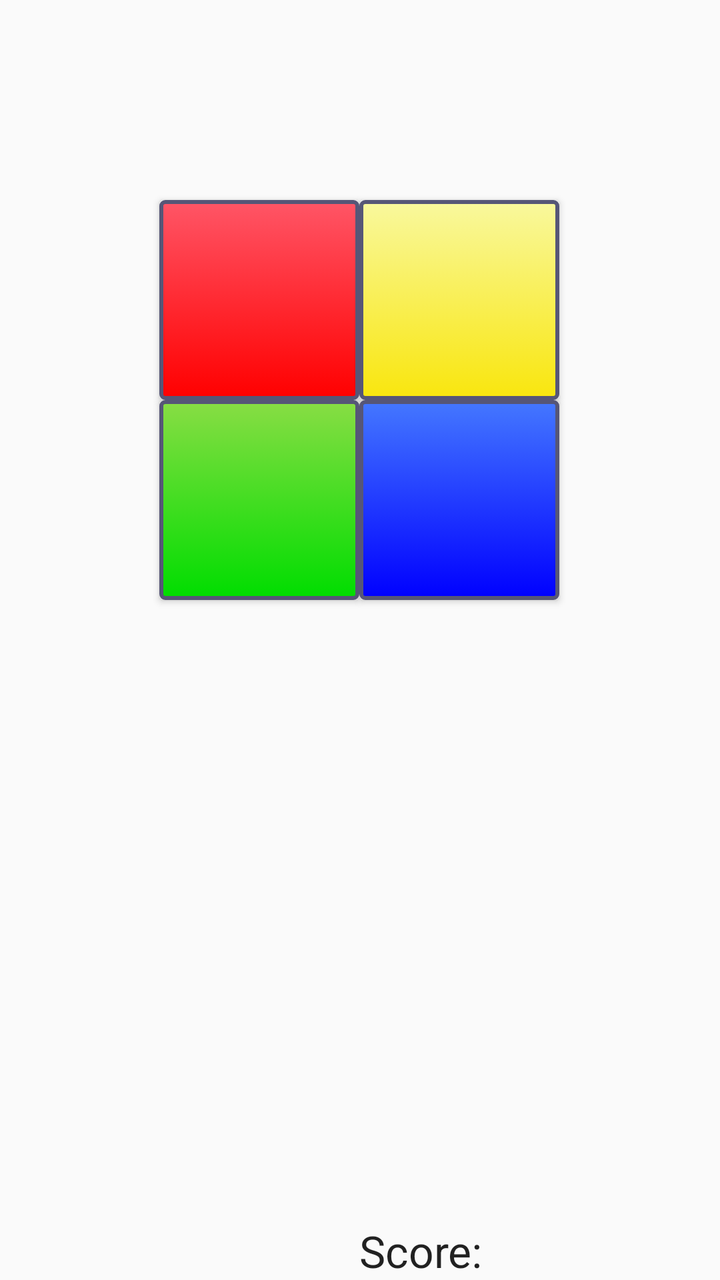
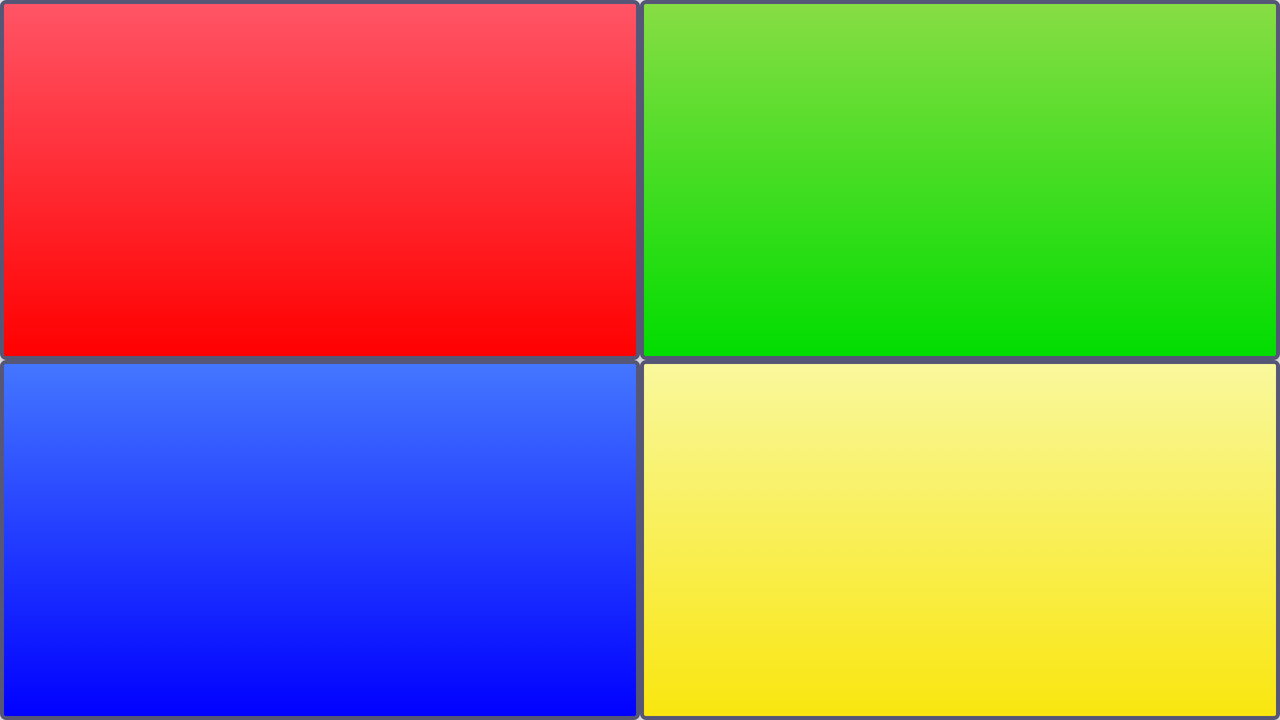

One screen, two layout resources from the same app: the default and the repository's alternative for another configuration. Each is rendered where Android would select it; the XML of both is given below.
<!-- AndroidManifest.xml: application theme AppTheme -->
<!-- res/layout/activity_main.xml -->
<RelativeLayout xmlns:android="http://schemas.android.com/apk/res/android"
    xmlns:tools="http://schemas.android.com/tools" android:layout_width="match_parent"
    android:layout_height="match_parent" android:paddingLeft="@dimen/activity_horizontal_margin"
    android:paddingRight="@dimen/activity_horizontal_margin"
    android:paddingTop="@dimen/activity_vertical_margin"
    android:paddingBottom="@dimen/activity_vertical_margin" tools:context=".MainActivity">

    <Button
        android:layout_width="wrap_content"
        android:layout_height="wrap_content"
        android:id="@+id/button_red"
        android:background="@drawable/btn_red"
        android:width="100dp"
        android:height="100dp"
        android:layout_marginLeft="80dp"
        android:layout_marginStart="80dp"
        android:layout_alignTop="@+id/button_yellow"
        android:layout_alignParentLeft="true"
        android:layout_alignParentStart="true" />

    <Button
        android:layout_width="wrap_content"
        android:layout_height="wrap_content"
        android:id="@+id/button_green"
        android:background="@drawable/btn_green"
        android:height="100dp"
        android:width="100dp"
        android:layout_below="@+id/button_red"
        android:layout_toLeftOf="@+id/button_blue"
        android:layout_toStartOf="@+id/button_blue" />

    <Button
        android:layout_width="wrap_content"
        android:layout_height="wrap_content"
        android:id="@+id/button_blue"
        android:background="@drawable/btn_blue"
        android:width="100dp"
        android:height="100dp"
        android:layout_below="@+id/button_red"
        android:layout_toRightOf="@+id/button_red"
        android:layout_toEndOf="@+id/button_red" />

    <Button
        android:layout_width="wrap_content"
        android:layout_height="wrap_content"
        android:id="@+id/button_yellow"
        android:background="@drawable/btn_yellow"
        android:height="100dp"
        android:width="100dp"
        android:layout_marginTop="100dp"
        android:layout_alignParentTop="true"
        android:layout_toRightOf="@+id/button_red"
        android:layout_toEndOf="@+id/button_red" />

    <TextView
        android:layout_width="wrap_content"
        android:layout_height="wrap_content"
        android:textAppearance="?android:attr/textAppearanceLarge"
        android:text="Score:"
        android:id="@+id/textView"
        android:layout_alignParentBottom="true"
        android:layout_toRightOf="@+id/button_green"
        android:layout_toEndOf="@+id/button_green" />

    <TextView
        android:layout_width="wrap_content"
        android:layout_height="wrap_content"
        android:textAppearance="?android:attr/textAppearanceLarge"
        android:text="  "
        android:id="@+id/scoreText"
        android:layout_alignParentBottom="true"
        android:layout_alignRight="@+id/button_blue"
        android:layout_alignEnd="@+id/button_blue" />

</RelativeLayout>
<!-- resources referenced by this layout -->
<resources>
  <!-- drawable btn_blue (drawable) -->
  <?xml version="1.0" encoding="utf-8"?>
  <selector
      xmlns:android="http://schemas.android.com/apk/res/android">
  
      <item android:state_focused="true" >
          <shape>
              <gradient
                  android:endColor="@color/blue"
                  android:startColor="@color/blue2"
                  android:angle="270" />
              <stroke
                  android:width="2dp"
                  android:color="@color/blue2" />
              <corners
                  android:radius="2dp" />
              <padding
                  android:left="10dp"
                  android:top="10dp"
                  android:right="10dp"
                  android:bottom="10dp" />
          </shape>
      </item>
  
      <item>
          <shape>
              <gradient
                  android:endColor="@color/blue"
                  android:startColor="@color/blue2"
                  android:angle="270" />
              <stroke
                  android:width="2dp"
                  android:color="@color/grey01" />
              <corners
                  android:radius="2dp" />
              <padding
                  android:left="10dp"
                  android:top="10dp"
                  android:right="10dp"
                  android:bottom="10dp" />
          </shape>
      </item>
  </selector>
  <!-- drawable btn_red (drawable) -->
  <?xml version="1.0" encoding="utf-8"?>
  <selector
      xmlns:android="http://schemas.android.com/apk/res/android">
  
      <item android:state_focused="true" >
          <shape>
              <gradient
                  android:endColor="@color/red"
                  android:startColor="@color/red2"
                  android:angle="270" />
              <stroke
                  android:width="2dp"
                  android:color="@color/blue2" />
              <corners
                  android:radius="2dp" />
              <padding
                  android:left="10dp"
                  android:top="10dp"
                  android:right="10dp"
                  android:bottom="10dp" />
          </shape>
      </item>
  
      <item>
          <shape>
              <gradient
                  android:endColor="@color/red"
                  android:startColor="@color/red2"
                  android:angle="270" />
              <stroke
                  android:width="2dp"
                  android:color="@color/grey01" />
              <corners
                  android:radius="2dp" />
              <padding
                  android:left="10dp"
                  android:top="10dp"
                  android:right="10dp"
                  android:bottom="10dp" />
          </shape>
      </item>
  </selector>
  <style name="AppTheme" parent="Theme.AppCompat.Light.DarkActionBar">
          
          <item name="android:soundEffectsEnabled">false</item>
      </style>
  <color name="blue">#00f</color>
  <color name="blue2">#47f</color>
  <color name="grey01">#565677</color>
  <color name="green2">#0d0</color>
  <color name="green3">#8d4</color>
  <color name="red">#f00</color>
  <color name="red2">#f56</color>
  <color name="yellow">#F9E60E</color>
  <color name="yellow2">#F9F89D</color>
</resources>
<!-- res/layout-land/activity_main.xml (the repository's variant of the layout above) -->
<!-- drawn on the phone turned sideways -->
<RelativeLayout xmlns:android="http://schemas.android.com/apk/res/android"
    xmlns:tools="http://schemas.android.com/tools"
    tools:context="net.kreid.simonsays.MainActivity"
    android:layout_width="match_parent"
    android:layout_height="match_parent" >

    <View
        android:id="@+id/centerVerticalShim"
        android:layout_width="match_parent"
        android:layout_height="0dp"
        android:layout_centerVertical="true"
        android:visibility="invisible" />

    <View
        android:id="@+id/centerHorizontalShim"
        android:layout_width="0dp"
        android:layout_height="match_parent"
        android:layout_centerHorizontal="true"
        android:visibility="invisible" />

    <Button
        android:layout_width="match_parent"
        android:layout_height="match_parent"
        android:id="@+id/button_red"
        android:background="@drawable/btn_red"
        android:layout_above="@+id/centerVerticalShim"
        android:layout_toLeftOf="@+id/centerHorizontalShim"
        android:layout_alignParentLeft="true"
        android:layout_alignParentTop="true"
        android:gravity="center" />
    <Button
        android:layout_width="match_parent"
        android:layout_height="match_parent"
        android:id="@+id/button_green"
        android:background="@drawable/btn_green"
        android:layout_above="@+id/centerVerticalShim"
        android:layout_alignParentRight="true"
        android:layout_alignParentTop="true"
        android:layout_toRightOf="@+id/centerHorizontalShim"
        android:gravity="center" />

    <Button
        android:layout_width="match_parent"
        android:layout_height="match_parent"
        android:id="@+id/button_blue"
        android:background="@drawable/btn_blue"
        android:layout_alignParentBottom="true"
        android:layout_alignParentLeft="true"
        android:layout_below="@+id/centerVerticalShim"
        android:layout_toLeftOf="@+id/centerHorizontalShim"
        android:gravity="center" />
    <Button
        android:layout_width="match_parent"
        android:layout_height="match_parent"
        android:id="@+id/button_yellow"
        android:background="@drawable/btn_yellow"
        android:layout_below="@+id/centerVerticalShim"
        android:layout_toRightOf="@+id/centerHorizontalShim"
        android:gravity="center" />

    <TextView
        android:layout_width="wrap_content"
        android:layout_height="wrap_content"
        android:textAppearance="?android:attr/textAppearanceLarge"
        android:text=""
        android:layout_marginRight="20dp"
        android:layout_marginBottom="20dp"
        android:padding="7dp"
        android:id="@+id/scoreText"
        android:layout_alignParentBottom="true"
        android:layout_alignParentRight="true"
        />


</RelativeLayout>
